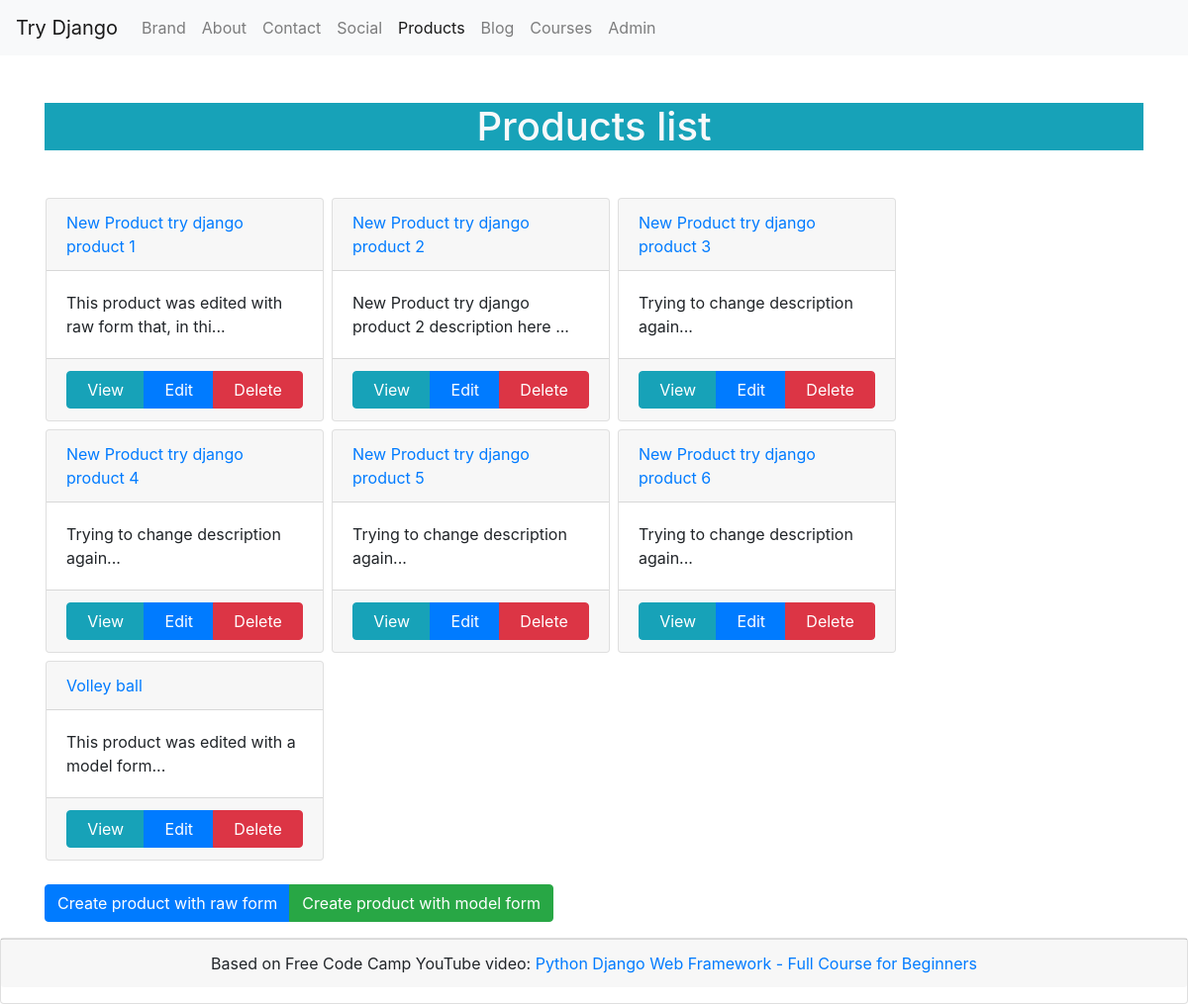
Screenshot of /products/ (signed in) with the database file from the repository.
### products/models.py (models this page shows, shortened)
class Product(models.Model):
    title       = models.CharField(max_length=120)
    description = models.TextField(blank=True, null=True)
    price       = models.DecimalField(max_digits=10000, decimal_places=2)
    summary     = models.TextField()
    featured    = models.BooleanField()
    def __str__(self):
        return self.title
    def get_absolute_url(self):
        return reverse("products:product_detail", kwargs={"product_id": self.id})

### products/views.py (the view)
# urls.py: path('', products_list_view, name='index'),
def products_list_view(request):
    products = Product.objects.all()
    context = {
        'products': products
    }
    return render(request, 'products_list.html', context)

### pages/templatetags/helpers.py (called while the page is built)
@register.simple_tag
def link_is_active(request, url):
    is_home_url = request.path == '/' and request.path == url
    has_same_parent = url.split('/')[1] == request.path.split('/')[1]
    if is_home_url:
        return 'active'
    if has_same_parent:
        return 'active'
    return ''

@register.simple_tag
def content_max_length(value, max_length):
    return f"{value[:max_length]}..."

### products/templates/products_list.html (shortened to what this page needs)
{% extends 'base.html' %}
{% load helpers %}
{% block content %}
<h1 class="my-5 text-center text-light bg-info">Products list</h1>
<ul class="row pl-3">
{% for product in products %}
    <li class="col-sm-12 col-lg-3 p-0 mr-2 mb-2 card">
        <a href={{product.get_absolute_url}} class="card-header" >{{product}}</a>
        <span class="card-body">{% content_max_length product.description 50 %}</span>
        <div class="card-footer btn-group d-flex justify-content-center align-items-center">
            <a
                href="{{product.get_absolute_url}}"
                class="btn btn-info"
            >View</a>
            {% if request.user.is_staff %}
            <a
                href="{% url 'products:update_product_model_form' product.id %}"
                class="btn btn-primary"
            >Edit</a>
            <a
                href="{% url 'products:product_delete' product.id %}"
                class="btn btn-danger"
            >Delete</a>
            {% endif %}
        </div>
    </li>
{% endfor %}
</ul>
{% if request.user.is_staff %}
<p class="btn-group">
    <a
        href={% url 'products:create_product_raw_form' %}
        class="btn btn-primary"
    >Create product with raw form</a>
    <a
        href="{% url 'products:create_product_model_form' %}"
        class="btn btn-success"
    >Create product with model form</a>
</p>
{% endif %}
{% endblock content %}

### rows the page displays
Product: title "New Product try django product 1", description "This product was edited with raw form that, in thi..."
Product: title "New Product try django product 2", description "New Product try django product 2 description here ..."
Product: title "New Product try django product 3", description "Trying to change description again..."
Product: title "New Product try django product 4", description "Trying to change description again..."
Product: title "New Product try django product 5", description "Trying to change description again..."
Product: title "New Product try django product 6", description "Trying to change description again..."
Product: title "Volley ball", description "This product was edited with a model form..."
